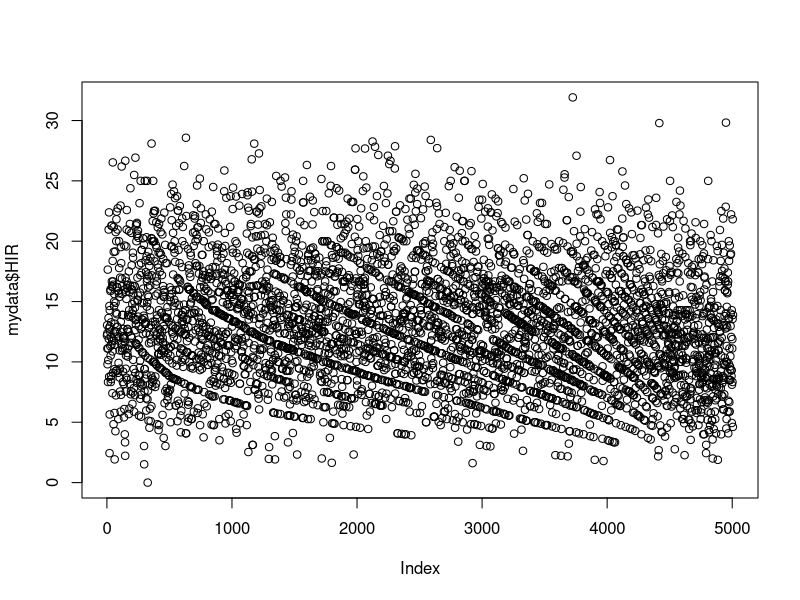
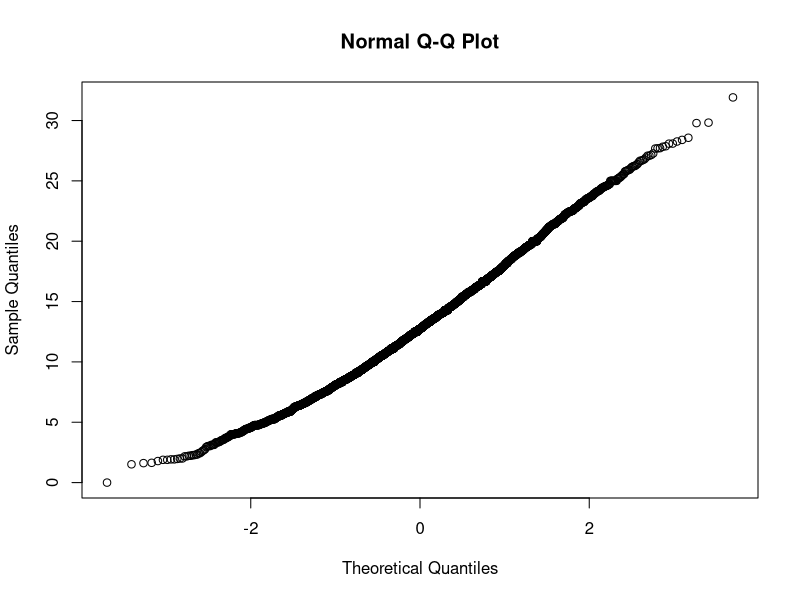
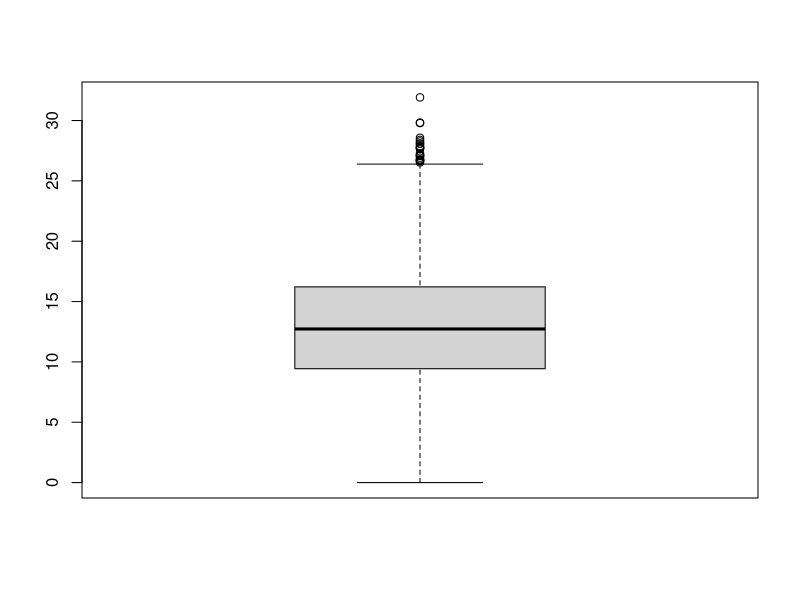
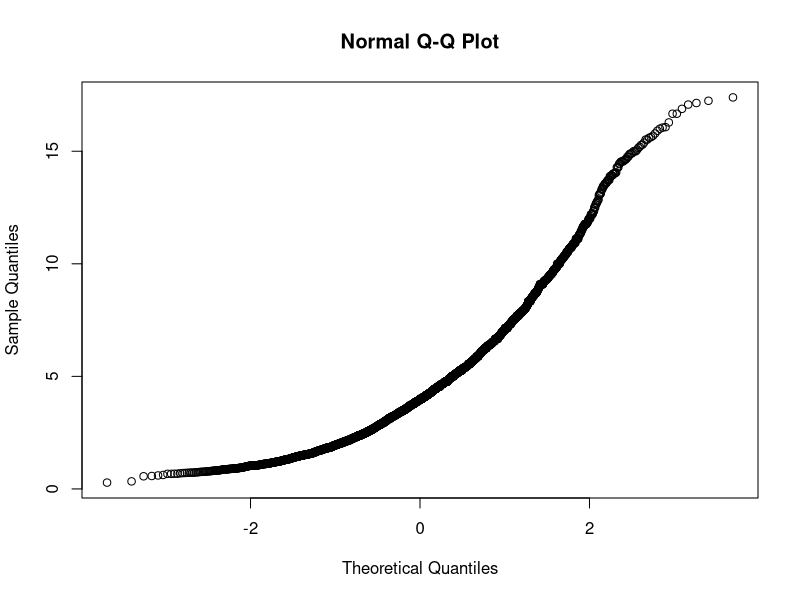
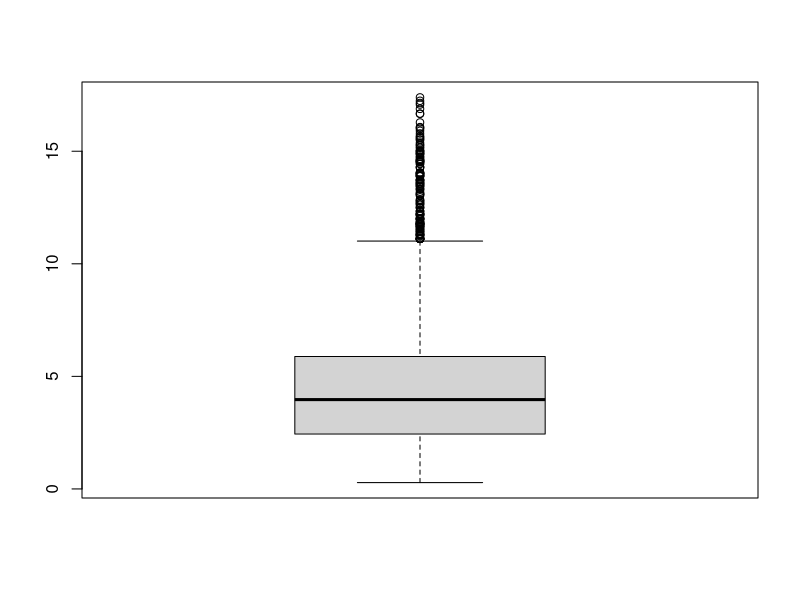

Recreate these plots in R, in order. (Note: this script raises an error after producing the figures.)
library(lme4)
#setwd("C:~/phenotype ver3")

#表型的最终版本，对数据进行了清洗。包括极端值，还有环境间差异较大的
read.table(file="hir_DH_4env_ver3.csv",header=T,sep=",")->mydata

plot(mydata$HIR)
qqnorm(mydata$HIR)
boxplot(mydata$HIR)

qqnorm(mydata$EmbR)
boxplot(mydata$EmbR)
names(mydata)
geno<- as.factor(mydata$geno)
block<- as.factor(mydata$block)
location<- as.factor(mydata$location)
replication<- as.factor(mydata$rep)
HIR<-mydata$HIR
EMB<-mydata$EmbR
result1<-lmer(HIR~1+replication+block+(1|location)+(1|geno)+(1|location:geno))
result2<-lmer(HIR~1+(1|geno) + (1|location)+ 
               (1|replication : location) + 
               (1|block : replication : location) + 
               (1|geno : location))
emb_result<-lmer(EMB~1+replication+block+(1|location)+(1|geno)+(1|location:geno))
#residual
par(mfrow=c(1,3))
resid(result)
hist(resid(result),main = "残差的柱状图")
qqnorm(resid(result))
fitted(result)
plot(fitted(result),resid(result))
shapiro.test(resid(result))
# geno<-ranef(result)$geno
geno<-coef(result)$geno  #BLUP of HIR
boxplot(geno)
write.table(geno,"hir_DH_4env_blup_allver3.csv",sep=",")

#single environment Shunyi Jinan Hainan shunyi
mydata2<- subset(mydata,location=="Shunyi")

qqnorm(mydata2$HIR)
boxplot(mydata2$HIR)

geno<- as.factor(mydata2$geno)
block<- as.factor(mydata2$block)
#location<- as.factor(mydata$location)
replication<- as.factor(mydata2$rep)
HIR<-mydata2$HIR
result<-lmer(HIR~1+block+replication+(1|geno)+(1|replication:geno))
geno<-coef(result)$geno  #BLUP of HIR
#geno<-ranef(result)$geno
boxplot(geno)
write.table(geno,"hir_DH_4env3_blup_shunyi.csv",sep=",")

